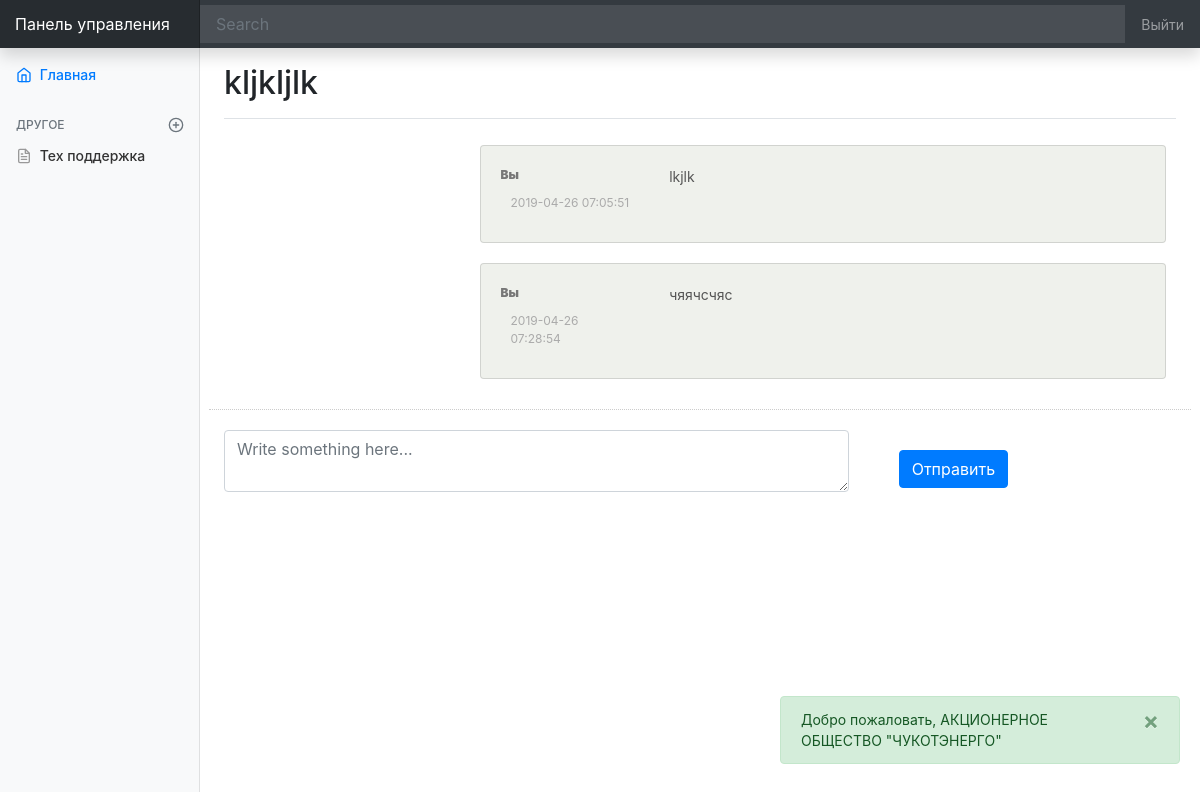
Page /userpanel/index.php?act=dialogDetail&support=2 (signed in) on the committed database.
### tables this page shows
CREATE TABLE `support` (
  `id` int(11) NOT NULL,
  `id_user` int(11) NOT NULL,
  `id_admin` int(11) NOT NULL,
  `reason` varchar(255) NOT NULL,
  `date_created` timestamp NOT NULL DEFAULT CURRENT_TIMESTAMP,
  `status` int(11) NOT NULL
);

CREATE TABLE `support_chat` (
  `id` int(11) NOT NULL,
  `sender` varchar(255) NOT NULL,
  `text` text NOT NULL,
  `date` timestamp NOT NULL DEFAULT CURRENT_TIMESTAMP,
  `id_support` int(11) NOT NULL
);

### userpanel/templates/dialogDetail.php (the view, shortened to what this page needs)
<main role="main" class="col-md-9 ml-sm-auto col-lg-10 px-4">
<div class="main_container">
<div class="d-flex justify-content-between flex-wrap flex-md-nowrap align-items-center pt-3 pb-2 mb-3 border-bottom">
<h1 class="h2"><?=$result[0]["reason"]?></h1>
</div>
<div id="allChat">
<?for ($i=0;$i<count($result);$i++){
    $isAdmin=($result[$i]['sender']=="0")?TRUE:FALSE;
    ?>
<div class="row">
    <?=(!$isAdmin)?"<div class='col-3'></div> ": "";?>
    <div class="col-9">
        <div class="card" style="margin: 10px;<?=(!$isAdmin)?"background: #eff1ec;": "";?>">
            <div class="card-body" style="float:right;color:#777; ">
                <div class="row">
                    <div class="col-3">
                    <div class="">
                    <div class="black_bold_title">
                    <b><?=(!$isAdmin)?"Вы": "Техподдержка";?></b>
                    </div>
                    <div class="item_date_block">
                    <div class="gray_title">
                    <?=$result[$i]['date']?>
                    </div>
                    </div>
                    </div>
                    </div>
                    <div class="col-6">
                    <div class="">
                    <div class="" style="color:#555;">
                    <?=$result[$i]['text']?>
                    </div>
                    </div>
                    </div>
                </div>
        </div>
        </div>
    </div>
</div>
<?}?>
</div>
<div class="row" style="margin-top: 20px;padding-top:20px;border-top:1px dotted #ccc">
<div class="col-8">
<textarea class="form-control z-depth-1" id="exampleFormControlTextarea6" rows="2" placeholder="Write something here..."></textarea>
</div>
<div class="col-4">
<button type="submit" class="btn btn-primary" style="margin-top:20px; margin-left: 20px;" id="sendmess" onclick="sendMessage()">Отправить</button>
</div>
</div>
</div>
</main>

### css/style.css (style rules this page uses)
.gray_title { color:#aaa; font-size:12px; }
.black_bold_title { font-size:12px; font-weight: bold; }
.item_date_block { margin:10px; }

### userpanel/css/style.css (style rules this page uses)
body { font-size: .875rem; }
[role="main"] { padding-top: 133px; }
@media (min-width: 768px) { [role="main"] { padding-top: 48px; } }

### rows in the picture
support: reason "kljkljlk"
support_chat: sender "Вы", date "2019-04-26 07:05:51", text "lkjlk"
support_chat: sender "Вы", date "2019-04-26 07:28:54", text "чяячсчяс"

### other values in the picture
$_SESSION['SUCCESS'] "Добро пожаловать, АКЦИОНЕРНОЕ ОБЩЕСТВО \"ЧУКОТЭНЕРГО\""
